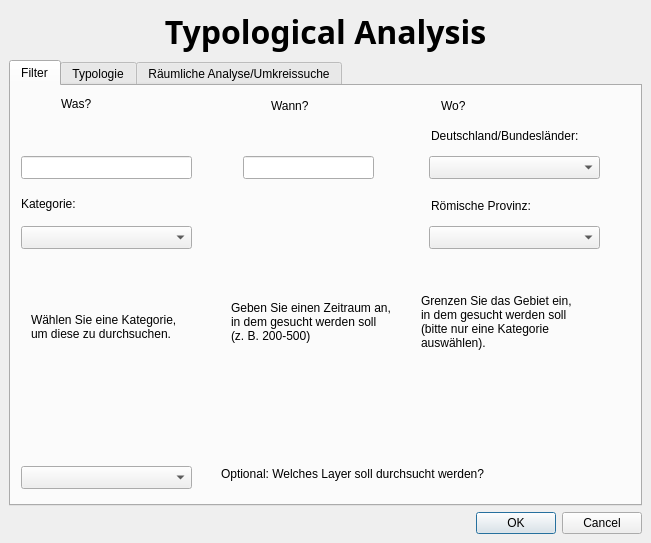
<?xml version="1.0" encoding="UTF-8"?>
<ui version="4.0">
 <class>TypologicalAnalysisGuiBase</class>
 <widget class="QDialog" name="TypologicalAnalysisGuiBase">
  <property name="geometry">
   <rect>
    <x>0</x>
    <y>0</y>
    <width>651</width>
    <height>543</height>
   </rect>
  </property>
  <property name="windowTitle">
   <string>QGIS Plugin Template</string>
  </property>
  <property name="windowIcon">
   <iconset>
    <normaloff/>
   </iconset>
  </property>
  <layout class="QVBoxLayout" name="verticalLayout_2">
   <property name="spacing">
    <number>6</number>
   </property>
   <property name="leftMargin">
    <number>9</number>
   </property>
   <property name="topMargin">
    <number>9</number>
   </property>
   <property name="rightMargin">
    <number>9</number>
   </property>
   <property name="bottomMargin">
    <number>9</number>
   </property>
   <item>
    <widget class="QLabel" name="txtHeading">
     <property name="sizePolicy">
      <sizepolicy hsizetype="Preferred" vsizetype="Minimum">
       <horstretch>0</horstretch>
       <verstretch>0</verstretch>
      </sizepolicy>
     </property>
     <property name="font">
      <font>
       <family>Sans Serif</family>
       <pointsize>24</pointsize>
       <weight>75</weight>
       <italic>false</italic>
       <bold>true</bold>
       <underline>false</underline>
       <strikeout>false</strikeout>
      </font>
     </property>
     <property name="text">
      <string>Typological Analysis</string>
     </property>
     <property name="alignment">
      <set>Qt::AlignCenter</set>
     </property>
    </widget>
   </item>
   <item>
    <widget class="QTabWidget" name="tabWidget">
     <property name="currentIndex">
      <number>0</number>
     </property>
     <widget class="QWidget" name="filter_tab">
      <attribute name="title">
       <string>Filter</string>
      </attribute>
      <widget class="QLineEdit" name="was">
       <property name="geometry">
        <rect>
         <x>10</x>
         <y>70</y>
         <width>171</width>
         <height>23</height>
        </rect>
       </property>
      </widget>
      <widget class="QLabel" name="label_7">
       <property name="geometry">
        <rect>
         <x>50</x>
         <y>10</y>
         <width>57</width>
         <height>15</height>
        </rect>
       </property>
       <property name="text">
        <string>Was?</string>
       </property>
      </widget>
      <widget class="QLabel" name="label_8">
       <property name="geometry">
        <rect>
         <x>260</x>
         <y>10</y>
         <width>51</width>
         <height>20</height>
        </rect>
       </property>
       <property name="text">
        <string>Wann?</string>
       </property>
      </widget>
      <widget class="QLabel" name="label_9">
       <property name="geometry">
        <rect>
         <x>430</x>
         <y>10</y>
         <width>101</width>
         <height>20</height>
        </rect>
       </property>
       <property name="text">
        <string>Wo?</string>
       </property>
      </widget>
      <widget class="QLineEdit" name="wann">
       <property name="geometry">
        <rect>
         <x>232</x>
         <y>70</y>
         <width>131</width>
         <height>23</height>
        </rect>
       </property>
      </widget>
      <widget class="QLabel" name="label_10">
       <property name="geometry">
        <rect>
         <x>420</x>
         <y>110</y>
         <width>181</width>
         <height>20</height>
        </rect>
       </property>
       <property name="text">
        <string>Römische Provinz: </string>
       </property>
      </widget>
      <widget class="QLabel" name="label_11">
       <property name="geometry">
        <rect>
         <x>420</x>
         <y>40</y>
         <width>181</width>
         <height>20</height>
        </rect>
       </property>
       <property name="text">
        <string>Deutschland/Bundesländer:</string>
       </property>
      </widget>
      <widget class="QComboBox" name="wo_pro">
       <property name="geometry">
        <rect>
         <x>418</x>
         <y>140</y>
         <width>171</width>
         <height>23</height>
        </rect>
       </property>
      </widget>
      <widget class="QComboBox" name="wo_bund">
       <property name="geometry">
        <rect>
         <x>418</x>
         <y>70</y>
         <width>171</width>
         <height>23</height>
        </rect>
       </property>
      </widget>
      <widget class="QComboBox" name="was_comb">
       <property name="geometry">
        <rect>
         <x>10</x>
         <y>140</y>
         <width>171</width>
         <height>23</height>
        </rect>
       </property>
      </widget>
      <widget class="QComboBox" name="wo_layer">
       <property name="geometry">
        <rect>
         <x>10</x>
         <y>380</y>
         <width>171</width>
         <height>23</height>
        </rect>
       </property>
      </widget>
      <widget class="QLabel" name="label_12">
       <property name="geometry">
        <rect>
         <x>20</x>
         <y>190</y>
         <width>151</width>
         <height>101</height>
        </rect>
       </property>
       <property name="text">
        <string>Wählen Sie eine Kategorie, um diese zu durchsuchen.</string>
       </property>
       <property name="scaledContents">
        <bool>false</bool>
       </property>
       <property name="wordWrap">
        <bool>true</bool>
       </property>
      </widget>
      <widget class="QLabel" name="label_13">
       <property name="geometry">
        <rect>
         <x>220</x>
         <y>190</y>
         <width>161</width>
         <height>91</height>
        </rect>
       </property>
       <property name="text">
        <string>Geben Sie einen Zeitraum an, in dem gesucht werden soll (z. B. 200-500)</string>
       </property>
       <property name="wordWrap">
        <bool>true</bool>
       </property>
      </widget>
      <widget class="QLabel" name="label_14">
       <property name="geometry">
        <rect>
         <x>410</x>
         <y>200</y>
         <width>151</width>
         <height>71</height>
        </rect>
       </property>
       <property name="text">
        <string>Grenzen Sie das Gebiet ein, in dem gesucht werden soll (bitte nur eine Kategorie auswählen).</string>
       </property>
       <property name="wordWrap">
        <bool>true</bool>
       </property>
      </widget>
      <widget class="QLabel" name="label_15">
       <property name="geometry">
        <rect>
         <x>210</x>
         <y>380</y>
         <width>351</width>
         <height>16</height>
        </rect>
       </property>
       <property name="text">
        <string>Optional: Welches Layer soll durchsucht werden? </string>
       </property>
      </widget>
      <widget class="QLabel" name="label_16">
       <property name="geometry">
        <rect>
         <x>10</x>
         <y>110</y>
         <width>71</width>
         <height>16</height>
        </rect>
       </property>
       <property name="text">
        <string>Kategorie:</string>
       </property>
      </widget>
     </widget>
     <widget class="QWidget" name="typology_tab">
      <attribute name="title">
       <string>Typologie</string>
      </attribute>
      <widget class="QPushButton" name="gladii_typ">
       <property name="geometry">
        <rect>
         <x>160</x>
         <y>100</y>
         <width>281</width>
         <height>23</height>
        </rect>
       </property>
       <property name="text">
        <string>Typologie der gladii</string>
       </property>
      </widget>
      <widget class="QPushButton" name="spathae_typ">
       <property name="geometry">
        <rect>
         <x>160</x>
         <y>160</y>
         <width>281</width>
         <height>23</height>
        </rect>
       </property>
       <property name="text">
        <string>Typologie der spathae</string>
       </property>
      </widget>
     </widget>
     <widget class="QWidget" name="spatialanalysis_tab">
      <attribute name="title">
       <string>Räumliche Analyse/Umkreissuche</string>
      </attribute>
      <widget class="QRadioButton" name="similarartifactsradio_button">
       <property name="geometry">
        <rect>
         <x>10</x>
         <y>9</y>
         <width>155</width>
         <height>21</height>
        </rect>
       </property>
       <property name="text">
        <string>Ähnliche Fundobjekte</string>
       </property>
      </widget>
      <widget class="QRadioButton" name="citysettlements_button">
       <property name="geometry">
        <rect>
         <x>10</x>
         <y>160</y>
         <width>162</width>
         <height>21</height>
        </rect>
       </property>
       <property name="text">
        <string>Umkreissuche</string>
       </property>
      </widget>
      <widget class="QLabel" name="label">
       <property name="geometry">
        <rect>
         <x>10</x>
         <y>36</y>
         <width>483</width>
         <height>16</height>
        </rect>
       </property>
       <property name="text">
        <string>Selektieren Sie ein Fundobjekt, um ähnliche Objekte hervorzuheben</string>
       </property>
      </widget>
      <widget class="QLabel" name="label_2">
       <property name="geometry">
        <rect>
         <x>10</x>
         <y>190</y>
         <width>581</width>
         <height>16</height>
        </rect>
       </property>
       <property name="text">
        <string>Selektieren Sie ein Fundobjekt, um naheliegende römische Plätze anzuzeigen</string>
       </property>
      </widget>
      <widget class="QPushButton" name="select_object">
       <property name="geometry">
        <rect>
         <x>500</x>
         <y>80</y>
         <width>118</width>
         <height>23</height>
        </rect>
       </property>
       <property name="text">
        <string>Objekt selektieren</string>
       </property>
      </widget>
      <widget class="QComboBox" name="objectCat">
       <property name="geometry">
        <rect>
         <x>190</x>
         <y>80</y>
         <width>221</width>
         <height>23</height>
        </rect>
       </property>
       <property name="toolTip">
        <string>&lt;html&gt;&lt;head/&gt;&lt;body&gt;&lt;p&gt;Kategorie, in denen sich die Objekte in min. einem Merkmal gleichen müssen, z.B. Griff aus Eisen&lt;/p&gt;&lt;/body&gt;&lt;/html&gt;</string>
       </property>
       <item>
        <property name="text">
         <string>Klingenart</string>
        </property>
       </item>
       <item>
        <property name="text">
         <string>Klingentyp</string>
        </property>
       </item>
       <item>
        <property name="text">
         <string>Klingenart+Klingentyp</string>
        </property>
       </item>
       <item>
        <property name="text">
         <string>Schwertgriff</string>
        </property>
       </item>
       <item>
        <property name="text">
         <string>Schwertscheide</string>
        </property>
       </item>
      </widget>
      <widget class="QLabel" name="label_3">
       <property name="geometry">
        <rect>
         <x>10</x>
         <y>57</y>
         <width>81</width>
         <height>16</height>
        </rect>
       </property>
       <property name="text">
        <string>Radius (km):</string>
       </property>
      </widget>
      <widget class="QLabel" name="label_4">
       <property name="geometry">
        <rect>
         <x>190</x>
         <y>60</y>
         <width>62</width>
         <height>16</height>
        </rect>
       </property>
       <property name="text">
        <string>Kategorie:</string>
       </property>
      </widget>
      <widget class="QSpinBox" name="radius_object">
       <property name="geometry">
        <rect>
         <x>10</x>
         <y>78</y>
         <width>71</width>
         <height>24</height>
        </rect>
       </property>
       <property name="keyboardTracking">
        <bool>false</bool>
       </property>
       <property name="minimum">
        <number>10</number>
       </property>
       <property name="maximum">
        <number>300</number>
       </property>
       <property name="singleStep">
        <number>10</number>
       </property>
      </widget>
      <widget class="QSpinBox" name="radius_city">
       <property name="geometry">
        <rect>
         <x>10</x>
         <y>240</y>
         <width>71</width>
         <height>24</height>
        </rect>
       </property>
       <property name="keyboardTracking">
        <bool>false</bool>
       </property>
       <property name="minimum">
        <number>10</number>
       </property>
       <property name="maximum">
        <number>300</number>
       </property>
       <property name="singleStep">
        <number>10</number>
       </property>
      </widget>
      <widget class="QLabel" name="label_5">
       <property name="geometry">
        <rect>
         <x>10</x>
         <y>220</y>
         <width>81</width>
         <height>16</height>
        </rect>
       </property>
       <property name="text">
        <string>Radius (km):</string>
       </property>
      </widget>
      <widget class="QLabel" name="label_6">
       <property name="geometry">
        <rect>
         <x>190</x>
         <y>220</y>
         <width>62</width>
         <height>16</height>
        </rect>
       </property>
       <property name="text">
        <string>Kontext:</string>
       </property>
      </widget>
      <widget class="QComboBox" name="placeCat">
       <property name="geometry">
        <rect>
         <x>190</x>
         <y>240</y>
         <width>221</width>
         <height>23</height>
        </rect>
       </property>
       <item>
        <property name="text">
         <string>Bauten </string>
        </property>
       </item>
       <item>
        <property name="text">
         <string>Militär</string>
        </property>
       </item>
       <item>
        <property name="text">
         <string>natürliche Umgebung</string>
        </property>
       </item>
       <item>
        <property name="text">
         <string>Siedlungen und Bevölkerung</string>
        </property>
       </item>
      </widget>
      <widget class="QPushButton" name="select_object_city">
       <property name="geometry">
        <rect>
         <x>500</x>
         <y>240</y>
         <width>118</width>
         <height>23</height>
        </rect>
       </property>
       <property name="text">
        <string>Objekt selektieren</string>
       </property>
      </widget>
      <widget class="QTextBrowser" name="present_object">
       <property name="geometry">
        <rect>
         <x>9</x>
         <y>297</y>
         <width>611</width>
         <height>111</height>
        </rect>
       </property>
      </widget>
     </widget>
    </widget>
   </item>
   <item>
    <widget class="QDialogButtonBox" name="buttonBox">
     <property name="standardButtons">
      <set>QDialogButtonBox::Cancel|QDialogButtonBox::Ok</set>
     </property>
    </widget>
   </item>
  </layout>
 </widget>
 <layoutdefault spacing="6" margin="11"/>
 <resources/>
 <connections>
  <connection>
   <sender>similarartifactsradio_button</sender>
   <signal>clicked(bool)</signal>
   <receiver>select_object_city</receiver>
   <slot>setDisabled(bool)</slot>
   <hints>
    <hint type="sourcelabel">
     <x>96</x>
     <y>90</y>
    </hint>
    <hint type="destinationlabel">
     <x>581</x>
     <y>331</y>
    </hint>
   </hints>
  </connection>
  <connection>
   <sender>citysettlements_button</sender>
   <signal>clicked(bool)</signal>
   <receiver>select_object</receiver>
   <slot>setDisabled(bool)</slot>
   <hints>
    <hint type="sourcelabel">
     <x>106</x>
     <y>250</y>
    </hint>
    <hint type="destinationlabel">
     <x>701</x>
     <y>169</y>
    </hint>
   </hints>
  </connection>
  <connection>
   <sender>similarartifactsradio_button</sender>
   <signal>clicked(bool)</signal>
   <receiver>select_object</receiver>
   <slot>setEnabled(bool)</slot>
   <hints>
    <hint type="sourcelabel">
     <x>96</x>
     <y>90</y>
    </hint>
    <hint type="destinationlabel">
     <x>701</x>
     <y>169</y>
    </hint>
   </hints>
  </connection>
  <connection>
   <sender>citysettlements_button</sender>
   <signal>clicked(bool)</signal>
   <receiver>select_object_city</receiver>
   <slot>setEnabled(bool)</slot>
   <hints>
    <hint type="sourcelabel">
     <x>106</x>
     <y>250</y>
    </hint>
    <hint type="destinationlabel">
     <x>581</x>
     <y>331</y>
    </hint>
   </hints>
  </connection>
  <connection>
   <sender>gladii_typ</sender>
   <signal>clicked(bool)</signal>
   <receiver>TypologicalAnalysisGuiBase</receiver>
   <slot>accept()</slot>
   <hints>
    <hint type="sourcelabel">
     <x>311</x>
     <y>191</y>
    </hint>
    <hint type="destinationlabel">
     <x>325</x>
     <y>271</y>
    </hint>
   </hints>
  </connection>
  <connection>
   <sender>spathae_typ</sender>
   <signal>clicked(bool)</signal>
   <receiver>TypologicalAnalysisGuiBase</receiver>
   <slot>accept()</slot>
   <hints>
    <hint type="sourcelabel">
     <x>311</x>
     <y>251</y>
    </hint>
    <hint type="destinationlabel">
     <x>325</x>
     <y>271</y>
    </hint>
   </hints>
  </connection>
 </connections>
</ui>
